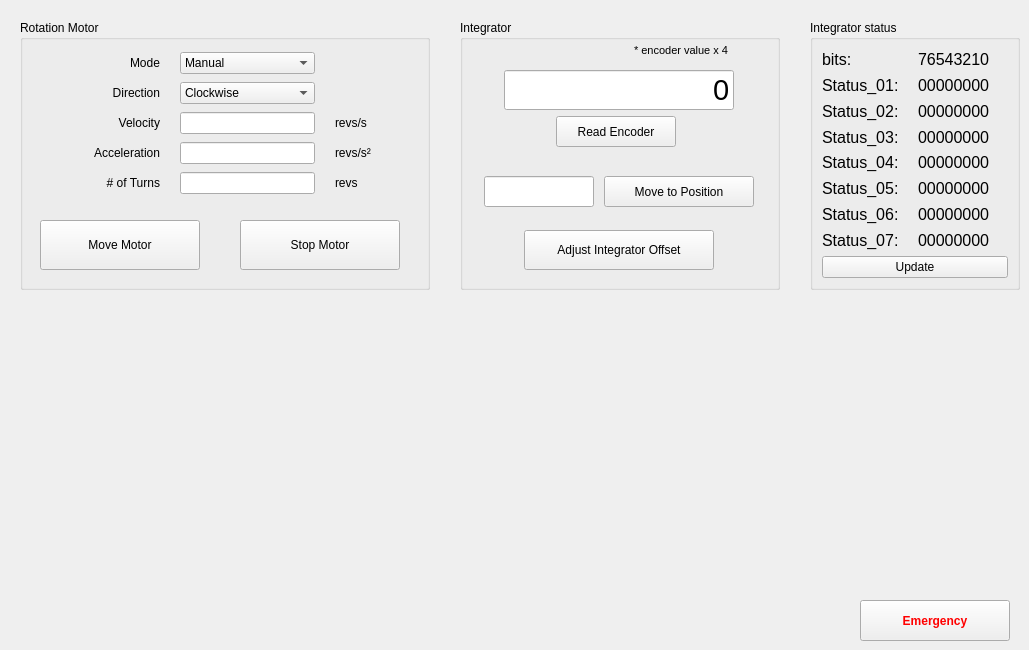
    <widget class="QWidget" name="tab">
     <attribute name="icon">
      <iconset resource="resource_file.qrc">
       <normaloff>:/Images/imagens/engine.png</normaloff>:/Images/imagens/engine.png</iconset>
     </attribute>
     <attribute name="title">
      <string>Motor and Integrator</string>
     </attribute>
     <widget class="QGroupBox" name="groupBox_7">
      <property name="geometry">
       <rect>
        <x>20</x>
        <y>20</y>
        <width>410</width>
        <height>270</height>
       </rect>
      </property>
      <property name="title">
       <string>Rotation Motor</string>
      </property>
      <widget class="QPushButton" name="pb_move_motor">
       <property name="geometry">
        <rect>
         <x>20</x>
         <y>200</y>
         <width>160</width>
         <height>50</height>
        </rect>
       </property>
       <property name="text">
        <string>Move Motor</string>
       </property>
       <property name="icon">
        <iconset resource="resource_file.qrc">
         <normaloff>:/Images/imagens/play1.png</normaloff>:/Images/imagens/play1.png</iconset>
       </property>
       <property name="iconSize">
        <size>
         <width>30</width>
         <height>30</height>
        </size>
       </property>
      </widget>
      <widget class="QPushButton" name="pb_stop_motor">
       <property name="geometry">
        <rect>
         <x>220</x>
         <y>200</y>
         <width>160</width>
         <height>50</height>
        </rect>
       </property>
       <property name="text">
        <string>Stop Motor</string>
       </property>
       <property name="icon">
        <iconset resource="resource_file.qrc">
         <normaloff>:/Images/imagens/stop.png</normaloff>:/Images/imagens/stop.png</iconset>
       </property>
       <property name="iconSize">
        <size>
         <width>40</width>
         <height>40</height>
        </size>
       </property>
      </widget>
      <widget class="QWidget" name="layoutWidget">
       <property name="geometry">
        <rect>
         <x>20</x>
         <y>30</y>
         <width>363</width>
         <height>151</height>
        </rect>
       </property>
       <layout class="QGridLayout" name="gridLayout_3" columnminimumwidth="120,0,0,0">
        <property name="horizontalSpacing">
         <number>20</number>
        </property>
        <item row="0" column="0">
         <widget class="QLabel" name="label_27">
          <property name="text">
           <string>Mode</string>
          </property>
          <property name="alignment">
           <set>Qt::AlignRight|Qt::AlignTrailing|Qt::AlignVCenter</set>
          </property>
         </widget>
        </item>
        <item row="0" column="1" colspan="2">
         <widget class="QComboBox" name="cb_driver_mode">
          <item>
           <property name="text">
            <string>Manual</string>
           </property>
          </item>
          <item>
           <property name="text">
            <string>Continuous</string>
           </property>
          </item>
         </widget>
        </item>
        <item row="1" column="0">
         <widget class="QLabel" name="label_26">
          <property name="text">
           <string>Direction</string>
          </property>
          <property name="alignment">
           <set>Qt::AlignRight|Qt::AlignTrailing|Qt::AlignVCenter</set>
          </property>
         </widget>
        </item>
        <item row="2" column="0">
         <widget class="QLabel" name="label_9">
          <property name="text">
           <string>Velocity</string>
          </property>
          <property name="alignment">
           <set>Qt::AlignRight|Qt::AlignTrailing|Qt::AlignVCenter</set>
          </property>
         </widget>
        </item>
        <item row="2" column="3">
         <widget class="QLabel" name="label_25">
          <property name="text">
           <string>revs/s</string>
          </property>
         </widget>
        </item>
        <item row="3" column="3">
         <widget class="QLabel" name="label_12">
          <property name="text">
           <string>revs/s²</string>
          </property>
         </widget>
        </item>
        <item row="4" column="0">
         <widget class="QLabel" name="label_11">
          <property name="text">
           <string># of Turns</string>
          </property>
          <property name="alignment">
           <set>Qt::AlignRight|Qt::AlignTrailing|Qt::AlignVCenter</set>
          </property>
         </widget>
        </item>
        <item row="4" column="3">
         <widget class="QLabel" name="label_17">
          <property name="text">
           <string>revs</string>
          </property>
         </widget>
        </item>
        <item row="1" column="1" colspan="2">
         <widget class="QComboBox" name="cb_driver_direction">
          <item>
           <property name="text">
            <string>Clockwise</string>
           </property>
          </item>
          <item>
           <property name="text">
            <string>CounterClockwise</string>
           </property>
          </item>
         </widget>
        </item>
        <item row="2" column="1" colspan="2">
         <widget class="QLineEdit" name="le_motor_vel"/>
        </item>
        <item row="4" column="1" colspan="2">
         <widget class="QLineEdit" name="le_motor_turns"/>
        </item>
        <item row="3" column="0">
         <widget class="QLabel" name="label_10">
          <property name="text">
           <string>Acceleration</string>
          </property>
          <property name="alignment">
           <set>Qt::AlignRight|Qt::AlignTrailing|Qt::AlignVCenter</set>
          </property>
         </widget>
        </item>
        <item row="3" column="1" colspan="2">
         <widget class="QLineEdit" name="le_motor_ace"/>
        </item>
       </layout>
      </widget>
     </widget>
     <widget class="QPushButton" name="pb_emergency2">
      <property name="geometry">
       <rect>
        <x>860</x>
        <y>600</y>
        <width>150</width>
        <height>41</height>
       </rect>
      </property>
      <property name="palette">
       <palette>
        <active>
         <colorrole role="ButtonText">
          <brush brushstyle="SolidPattern">
           <color alpha="255">
            <red>255</red>
            <green>0</green>
            <blue>0</blue>
           </color>
          </brush>
         </colorrole>
        </active>
        <inactive>
         <colorrole role="ButtonText">
          <brush brushstyle="SolidPattern">
           <color alpha="255">
            <red>255</red>
            <green>0</green>
            <blue>0</blue>
           </color>
          </brush>
         </colorrole>
        </inactive>
        <disabled>
         <colorrole role="ButtonText">
          <brush brushstyle="SolidPattern">
           <color alpha="255">
            <red>120</red>
            <green>120</green>
            <blue>120</blue>
           </color>
          </brush>
         </colorrole>
        </disabled>
       </palette>
      </property>
      <property name="font">
       <font>
        <weight>75</weight>
        <bold>true</bold>
       </font>
      </property>
      <property name="text">
       <string>Emergency</string>
      </property>
      <property name="icon">
       <iconset resource="resource_file.qrc">
        <normaloff>:/Images/imagens/emergency_icon_01.png</normaloff>:/Images/imagens/emergency_icon_01.png</iconset>
      </property>
      <property name="iconSize">
       <size>
        <width>35</width>
        <height>35</height>
       </size>
      </property>
     </widget>
     <widget class="QGroupBox" name="groupBox_30">
      <property name="geometry">
       <rect>
        <x>810</x>
        <y>20</y>
        <width>210</width>
        <height>270</height>
       </rect>
      </property>
      <property name="title">
       <string>Integrator status</string>
      </property>
      <layout class="QGridLayout" name="gridLayout_7">
       <item row="0" column="0">
        <layout class="QGridLayout" name="gridLayout_4">
         <item row="1" column="0">
          <widget class="QLabel" name="label_3">
           <property name="font">
            <font>
             <pointsize>12</pointsize>
            </font>
           </property>
           <property name="text">
            <string>Status_01:</string>
           </property>
          </widget>
         </item>
         <item row="1" column="1">
          <widget class="QLabel" name="label_status_1">
           <property name="font">
            <font>
             <pointsize>12</pointsize>
             <weight>50</weight>
             <bold>false</bold>
            </font>
           </property>
           <property name="text">
            <string>00000000</string>
           </property>
          </widget>
         </item>
         <item row="2" column="0">
          <widget class="QLabel" name="label_4">
           <property name="font">
            <font>
             <pointsize>12</pointsize>
            </font>
           </property>
           <property name="text">
            <string>Status_02:</string>
           </property>
          </widget>
         </item>
         <item row="2" column="1">
          <widget class="QLabel" name="label_status_2">
           <property name="font">
            <font>
             <pointsize>12</pointsize>
             <weight>50</weight>
             <bold>false</bold>
            </font>
           </property>
           <property name="text">
            <string>00000000</string>
           </property>
          </widget>
         </item>
         <item row="3" column="0">
          <widget class="QLabel" name="label_28">
           <property name="font">
            <font>
             <pointsize>12</pointsize>
            </font>
           </property>
           <property name="text">
            <string>Status_03:</string>
           </property>
          </widget>
         </item>
         <item row="3" column="1">
          <widget class="QLabel" name="label_status_3">
           <property name="font">
            <font>
             <pointsize>12</pointsize>
             <weight>50</weight>
             <bold>false</bold>
            </font>
           </property>
           <property name="text">
            <string>00000000</string>
           </property>
          </widget>
         </item>
         <item row="4" column="0">
          <widget class="QLabel" name="label_33">
           <property name="font">
            <font>
             <pointsize>12</pointsize>
            </font>
           </property>
           <property name="text">
            <string>Status_04:</string>
           </property>
          </widget>
         </item>
         <item row="4" column="1">
          <widget class="QLabel" name="label_status_4">
           <property name="font">
            <font>
             <pointsize>12</pointsize>
             <weight>50</weight>
             <bold>false</bold>
            </font>
           </property>
           <property name="text">
            <string>00000000</string>
           </property>
          </widget>
         </item>
         <item row="5" column="0">
          <widget class="QLabel" name="label_59">
           <property name="font">
            <font>
             <pointsize>12</pointsize>
            </font>
           </property>
           <property name="text">
            <string>Status_05:</string>
           </property>
          </widget>
         </item>
         <item row="5" column="1">
          <widget class="QLabel" name="label_status_5">
           <property name="font">
            <font>
             <pointsize>12</pointsize>
             <weight>50</weight>
             <bold>false</bold>
            </font>
           </property>
           <property name="text">
            <string>00000000</string>
           </property>
          </widget>
         </item>
         <item row="6" column="0">
          <widget class="QLabel" name="label_58">
           <property name="font">
            <font>
             <pointsize>12</pointsize>
            </font>
           </property>
           <property name="text">
            <string>Status_06:</string>
           </property>
          </widget>
         </item>
         <item row="6" column="1">
          <widget class="QLabel" name="label_status_6">
           <property name="font">
            <font>
             <pointsize>12</pointsize>
             <weight>50</weight>
             <bold>false</bold>
            </font>
           </property>
           <property name="text">
            <string>00000000</string>
           </property>
          </widget>
         </item>
         <item row="7" column="0">
          <widget class="QLabel" name="label_57">
           <property name="font">
            <font>
             <pointsize>12</pointsize>
            </font>
           </property>
           <property name="text">
            <string>Status_07:</string>
           </property>
          </widget>
         </item>
         <item row="7" column="1">
          <widget class="QLabel" name="label_status_7">
           <property name="font">
            <font>
             <pointsize>12</pointsize>
             <weight>50</weight>
             <bold>false</bold>
            </font>
           </property>
           <property name="text">
            <string>00000000</string>
           </property>
          </widget>
         </item>
         <item row="0" column="0">
          <widget class="QLabel" name="label_74">
           <property name="font">
            <font>
             <pointsize>12</pointsize>
             <weight>50</weight>
             <bold>false</bold>
            </font>
           </property>
           <property name="text">
            <string>bits:</string>
           </property>
          </widget>
         </item>
         <item row="0" column="1">
          <widget class="QLabel" name="label_status_8">
           <property name="font">
            <font>
             <pointsize>12</pointsize>
             <weight>50</weight>
             <bold>false</bold>
            </font>
           </property>
           <property name="text">
            <string>76543210</string>
           </property>
          </widget>
         </item>
        </layout>
       </item>
       <item row="1" column="0">
        <widget class="QPushButton" name="pb_status_update">
         <property name="text">
          <string>Update</string>
         </property>
         <property name="icon">
          <iconset>
           <normaloff>../../../../Users/james.citadini/.designer/backup/imagens/Atualizar.png</normaloff>../../../../Users/james.citadini/.designer/backup/imagens/Atualizar.png</iconset>
         </property>
         <property name="iconSize">
          <size>
           <width>25</width>
           <height>25</height>
          </size>
         </property>
        </widget>
       </item>
      </layout>
     </widget>
     <widget class="QGroupBox" name="groupBox_3">
      <property name="geometry">
       <rect>
        <x>460</x>
        <y>20</y>
        <width>320</width>
        <height>270</height>
       </rect>
      </property>
      <property name="title">
       <string>Integrator</string>
      </property>
      <property name="checkable">
       <bool>false</bool>
      </property>
      <property name="checked">
       <bool>false</bool>
      </property>
      <widget class="QPushButton" name="pb_encoder_reading">
       <property name="geometry">
        <rect>
         <x>96</x>
         <y>96</y>
         <width>120</width>
         <height>31</height>
        </rect>
       </property>
       <property name="text">
        <string>Read Encoder</string>
       </property>
      </widget>
      <widget class="QPushButton" name="pb_move_to_encoder_position">
       <property name="geometry">
        <rect>
         <x>144</x>
         <y>156</y>
         <width>150</width>
         <height>31</height>
        </rect>
       </property>
       <property name="text">
        <string>Move to Position</string>
       </property>
      </widget>
      <widget class="QLineEdit" name="le_encoder_setpoint">
       <property name="geometry">
        <rect>
         <x>24</x>
         <y>156</y>
         <width>110</width>
         <height>31</height>
        </rect>
       </property>
      </widget>
      <widget class="QLabel" name="label_66">
       <property name="geometry">
        <rect>
         <x>174</x>
         <y>20</y>
         <width>100</width>
         <height>20</height>
        </rect>
       </property>
       <property name="font">
        <font>
         <pointsize>8</pointsize>
        </font>
       </property>
       <property name="text">
        <string>* encoder value x 4</string>
       </property>
      </widget>
      <widget class="QPushButton" name="pb_adjust_offset">
       <property name="geometry">
        <rect>
         <x>64</x>
         <y>210</y>
         <width>190</width>
         <height>40</height>
        </rect>
       </property>
       <property name="text">
        <string>Adjust Integrator Offset</string>
       </property>
      </widget>
      <widget class="QLineEdit" name="le_encoder_reading">
       <property name="geometry">
        <rect>
         <x>44</x>
         <y>50</y>
         <width>230</width>
         <height>40</height>
        </rect>
       </property>
       <property name="font">
        <font>
         <pointsize>22</pointsize>
        </font>
       </property>
       <property name="text">
        <string>0</string>
       </property>
       <property name="alignment">
        <set>Qt::AlignRight|Qt::AlignTrailing|Qt::AlignVCenter</set>
       </property>
      </widget>
     </widget>
    </widget>
